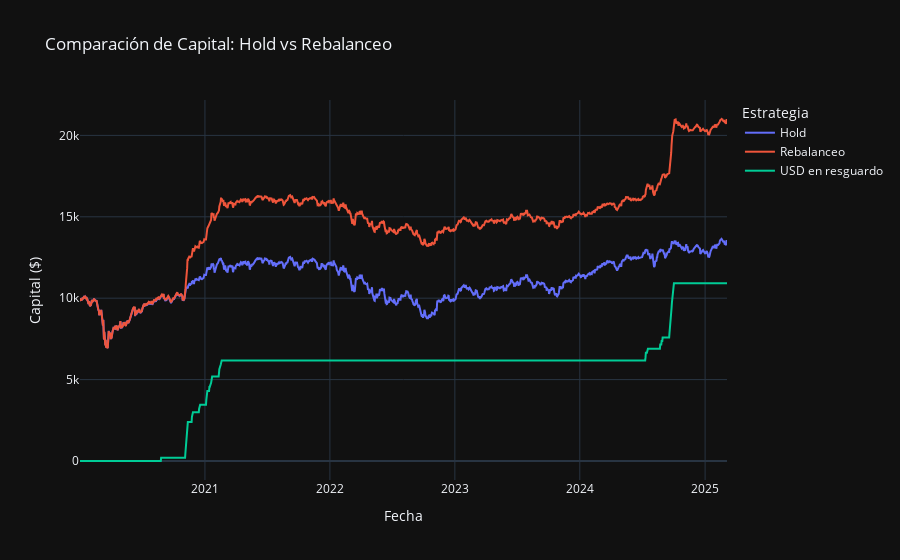

The code cell stored with this chart in its notebook:
### Markdown cell above
## Estrategia de rebalanceo

### Code cell
capital_inicial = 10000
asset_perc = 1 / len(indexes)  # Repartir el capital 
perc_gap = asset_perc/10


# Establecer el capital inicial por activo 
capital_por_asset = capital_inicial * asset_perc

# Inicializar el capital para cada estrategia
capital_hold = []
capital_rebal = []
capital_usd = []
capital_assets = []

#Stock por asset
qty_hold  = {}
qty_rebal = {}
qty_hold['USD'] = 0.0
qty_rebal['USD'] = 0.0

# Inicializar valores para el capital invertido
for index in indexes:
    ticker = index['id']
    qty_hold[ticker]  = capital_por_asset/df.iloc[0][f'{ticker}_close']
    qty_rebal[ticker] = capital_por_asset/df.iloc[0][f'{ticker}_close']
    


k=0
for i,row in df.iterrows():
    hold = 0
    rebal = 0
    rebal_adj = 0
    
    at_start = {}
    at_end = {}
    for index in indexes:
        ticker = index['id']
        price = row[f'{ticker}_close']
        hold += qty_hold[ticker]*price
        rebal += qty_rebal[ticker]*price

    #Retirar Ganancia cuando el capital supera el capital inicial
    if rebal > capital_inicial*1.02:
        to_usd = rebal-capital_inicial
        rebal -= to_usd 
        qty_rebal['USD'] += to_usd

    if row['day_of_week_num'] == 2: #Procesa una ves a la semana 0=Lunes
        for index in indexes:
            ticker = index['id']
            price = row[f'{ticker}_close']
            
            actual_cap = qty_rebal[ticker]*price
            actual_perc = actual_cap/rebal
            correct_cap = rebal*asset_perc
            adjust_cap = actual_cap-correct_cap
            adjust_qty = adjust_cap/price
            qty_rebal[ticker] -= adjust_qty
            rebal_adj += qty_rebal[ticker]*price

    else:
        rebal_adj = rebal

    capital_hold.append(hold)
    capital_rebal.append(rebal_adj+qty_rebal['USD'])
    capital_usd.append(qty_rebal['USD'])
    capital_assets.append(rebal_adj)
    



# Crear el gráfico
fig = go.Figure()

fig.add_trace(go.Scatter(x=df['datetime'], y=capital_hold, mode='lines', name='Hold'))
fig.add_trace(go.Scatter(x=df['datetime'], y=capital_rebal, mode='lines', name='Rebalanceo'))
fig.add_trace(go.Scatter(x=df['datetime'], y=capital_usd, mode='lines', name='USD en resguardo'))

# Personalizar el gráfico
fig.update_layout(
    title='Comparación de Capital: Hold vs Rebalanceo',
    xaxis_title='Fecha',
    yaxis_title='Capital ($)',
    template='plotly_dark',
    legend_title='Estrategia'
)
resultado = ((capital_rebal[-1]/capital_hold[-1])-1)*100
print(f'Rebal vs Hold : {resultado:.2f}%')


fig.show()

### Figure 1 — Plotly figure (JSON) as saved in the notebook; plotly's stock layout.template omitted (floating-point values rounded to 4 significant figures; data arrays with more than 128 entries replaced by an {"elided": "..."} marker saying what was removed)
{"data": [{"mode": "lines", "name": "Hold", "type": "scatter", "x": {"elided": "1301 str values"}, "y": {"elided": "1301 float values"}}, {"mode": "lines", "name": "Rebalanceo", "type": "scatter", "x": {"elided": "1301 str values"}, "y": {"elided": "1301 float values"}}, {"mode": "lines", "name": "USD en resguardo", "type": "scatter", "x": {"elided": "1301 str values"}, "y": {"elided": "1301 float values"}}], "layout": {"legend": {"title": {"text": "Estrategia"}}, "title": {"text": "Comparación de Capital: Hold vs Rebalanceo"}, "xaxis": {"title": {"text": "Fecha"}}, "yaxis": {"title": {"text": "Capital ($)"}}}}
